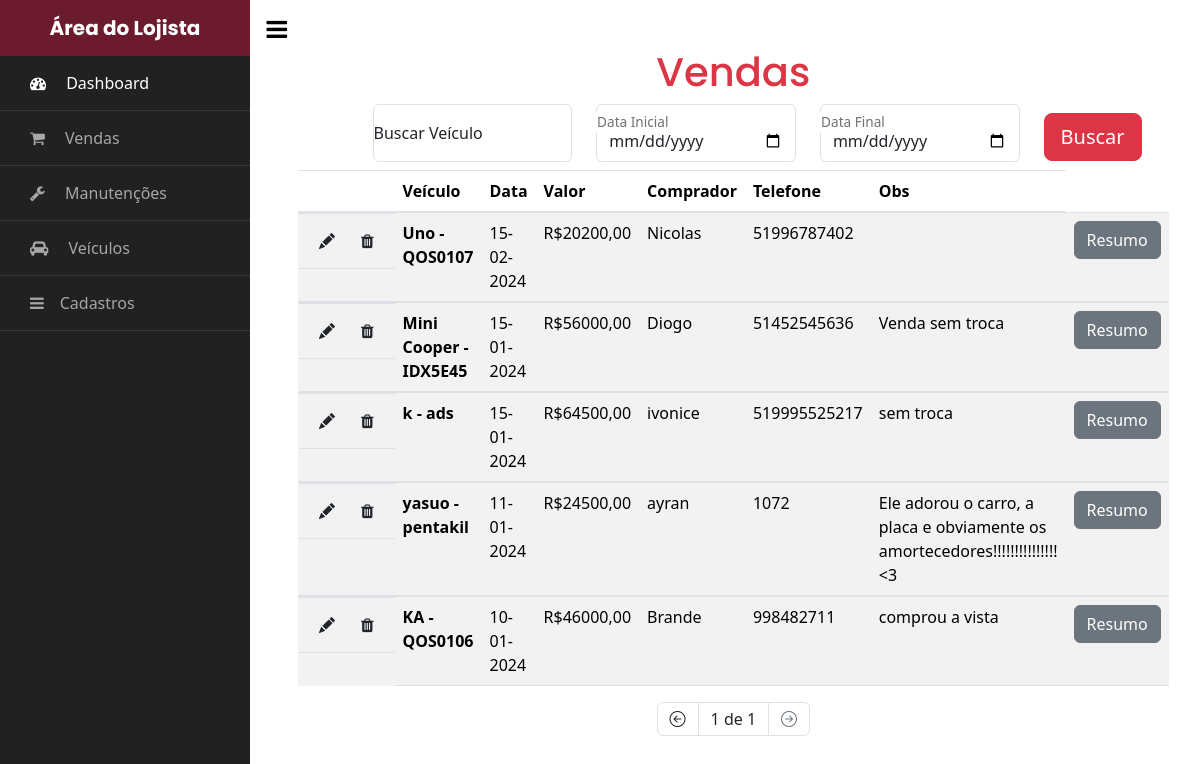
The page /area_do_lojista/vendas/ (signed in) on the database its author committed.
### gestao/models.py (models this page shows, shortened)
class Venda(models.Model):
    id = models.AutoField(primary_key=True)
    veiculo = models.OneToOneField('veiculos.Veiculo', on_delete=models.PROTECT, related_name='venda_veiculo')
    valor_venda = models.DecimalField(max_digits=10, decimal_places=2, blank=True, null=True)
    data_venda = models.DateField()
    comprador = models.CharField(max_length=50, blank=True, null=True)
    contato = models.CharField(max_length=50, blank=True, null=True)
    observacoes = models.TextField(blank=True, null=True)

### veiculos/models.py (models this page shows)
class Veiculo(models.Model):
    id = models.AutoField(primary_key=True)
    marca = models.ForeignKey(Marca, on_delete=models.PROTECT, related_name='marca')
    modelo = models.CharField(max_length=50)
    ano = models.IntegerField(blank=True, null=True)
    placa = models.CharField(max_length=8, blank=True, null=True, unique=True)
    cor = models.CharField(max_length=50, blank=True, null=True)
    acessorios = models.ManyToManyField(Acessorio, related_name='acessorios')
    data_insercao = models.DateTimeField(auto_now_add=True)
    km = models.IntegerField(blank=True, null=True)
    vendido = models.BooleanField(default=False)
    valor = models.DecimalField(max_digits=10, decimal_places=2, blank=True, null=True)
    foto_capa = models.ImageField(upload_to='media/', blank=True, null=True)
    valor_compra = models.DecimalField(max_digits=10, decimal_places=2, blank=True, null=True)
    CAMBIO_CHOICES = [
        ('Automático', 'Automático'),
        ('Manual', 'Manual'),
    ]
    cambio = models.CharField(
        max_length=20,
        choices=CAMBIO_CHOICES,
        default='Manual',  # Pode definir o valor padrão se desejar
    )
    DIRECAO_CHOICES = [
        ('Hidráulica', 'Hidráulica'),
        ('Elétrica', 'Elétrica'),
        ('Mecânica', 'Mecânica'),
    ]
    direcao = models.CharField(
        max_length=20,
        choices=DIRECAO_CHOICES,
        default='Hidráulica',
    )
    def __str__(self):
        return self.modelo + ' - ' + self.placa

### gestao/views.py (the view)
# urls.py: path('vendas/', Lista_Vendas.as_view(), name='lista_vendas'),
@method_decorator(login_required(login_url='login'), name='dispatch')
class Lista_Vendas(ListView):
    model = Venda
    template_name = 'lista_vendas.html'
    context_object_name = 'vendas'
    paginate_by = 15
    def get_queryset(self):
        venda = super(Lista_Vendas, self).get_queryset()
        search = self.request.GET.get('search')
        start_date = self.request.GET.get('start_date')
        end_date = self.request.GET.get('end_date')
        if search and start_date and end_date:
            venda = venda.filter(veiculo__modelo__icontains=search, data_venda__range=[start_date, end_date]).order_by('-data_venda')
        elif search and start_date:
            venda = venda.filter(veiculo__modelo__icontains=search, data_venda__gte=start_date).order_by('-data_venda')
        elif search and end_date:
            venda = venda.filter(veiculo__modelo__icontains=search, data_venda__lte=end_date).order_by('-data_venda')
        elif start_date and end_date:
            venda = venda.filter(data_venda__range=[start_date, end_date]).order_by('-data_venda')
        elif search:
            venda = venda.filter(veiculo__modelo__icontains=search).order_by('-data_venda')
        elif start_date:
            venda = venda.filter(data_venda__gte=start_date).order_by('-data_venda')
        elif end_date:
            venda = venda.filter(data_venda__lte=end_date).order_by('-data_venda')
        else:
            venda = venda.order_by('-data_venda')
        return venda

### gestao/templates/lista_vendas.html (shortened to what this page needs)
{% extends 'base_lojista.html' %}
{% block content %}
<h1 class="text-center text-danger">Vendas</h1>
  <form method="GET" action="{% url 'lista_vendas' %}" class="row justify-content-center d-flex flex-wrap">
    <div class="col-11 col-sm-4 col-md-4 col-lg-3 mb-2 form-floating">
              <input type="text" name="search" id="search" class="form-control col" placeholder="Search" value="{{ request.GET.search|default:'' }}">
              <label class="form-label" for="Search">Buscar Veículo</label>
      </div>
    <div class="form-floating col-11 col-sm-4 col-md-4 col-lg-3 mb-2">
        <input type="date" name="start_date" id="start_date" class="form-control col" placeholder="start_date" value="{{ request.GET.start_date|default:'' }}">
        <label for="start_date">Data Inicial</label>
    </div>
    <div class="form-floating col-11 col-sm-4 col-md-4 col-lg-3 mb-2">
        <input type="date" name="end_date" id="end_date" class="form-control col" aria-label="Data-final" value="{{ request.GET.end_date|default:'' }}">
        <label class="form-label" for="end_date">Data Final</label>
    </div>
    <div class="col-3 col-lg-1 col-md-2 col-sm-2 align-self-center">
        <button type="submit" class="btn btn-danger btn-lg ">Buscar</button>
    </div>
  </form>
    <table class="table table-striped table-responsive-md">
        <thead>
            <tr>
                <th s></th>
                <th>Veículo</th>
                <th>Data</th>
                <th>Valor</th>
                <th>Comprador</th>
                <th>Telefone</th>
                <th>Obs</th>
            </tr>
        </thead>
        <tbody>
            {% for venda in vendas %}
                <tr>
                  <td class="d-flex flex-nowrap">
                    <a href="{% url 'editar_venda' venda.id %}"><button class="btn" type="button"><i class="bi bi-pencil-fill"></i></button></a>
                    <button class="btn" type="button" data-bs-toggle="modal" data-bs-target="#deleteModal{{venda.id}}"> <i class="fa fa-trash link-offset-3-hover"></i></button>
                  </td>
                    <th scope="row">{{ venda.veiculo }}</th>
                    <td>{{ venda.data_venda|date:"d-m-Y" }}</td>
                    <td>R${{ venda.valor_venda }}</td>
                    <td>{{ venda.comprador }}</td>
                    <td>{{ venda.contato }}</td>
                    <td>{{ venda.observacoes }}</td>
                    <td>
                        <a href="{% url 'resumo_venda' venda.id %}" class="btn btn-secondary">Resumo</a>
                    </td>
                </tr>
  </div>
      {% endfor %}
<nav aria-label="Page navigation example">
  <ul class="pagination justify-content-center">
    {% if page_obj.has_previous %}
      <li class="page-item">
        <a class="page-link link-dark" href="?search={{ request.GET.search|default:'' }}&start_date={{ request.GET.start_date|default:'' }}&end_date={{ request.GET.end_date|default:'' }}&page=1"><i class="bi bi-chevron-double-left"></i></a>
      </li>
      <li class="page-item">
        <a class="page-link link-dark" href="?search={{ request.GET.search|default:'' }}&start_date={{ request.GET.start_date|default:'' }}&end_date={{ request.GET.end_date|default:'' }}&page={{ page_obj.previous_page_number }}"><i class="bi bi-arrow-left-circle"></i></a>
      </li>
    {% else %}
      <li class="page-item disabled">
        <span class="page-link link-dark"><i class="bi bi-arrow-left-circle"></i></span>
      </li>
    {% endif %}
    <li class="page-item">
      <span class="page-link current link-dark">
        {{ page_obj.number }} de {{ page_obj.paginator.num_pages }}
      </span>
    </li>
    {% if page_obj.has_next %}
      <li class="page-item">
        <a class="page-link link-dark" href="?search={{ request.GET.search|default:'' }}&start_date={{ request.GET.start_date|default:'' }}&end_date={{ request.GET.end_date|default:'' }}&page={{ page_obj.next_page_number }}"><i class="bi bi-arrow-right-circle"></i></a>
      </li>
      <li class="page-item">
        <a class="page-link link-dark" href="?search={{ request.GET.search|default:'' }}&start_date={{ request.GET.start_date|default:'' }}&end_date={{ request.GET.end_date|default:'' }}&page={{ page_obj.paginator.num_pages }}"><i class="bi bi-chevron-double-right"></i></a>
      </li>
    {% else %}
      <li class="page-item disabled">
        <span class="page-link"><i class="bi bi-arrow-right-circle"></i></span>
      </li>
    {% endif %}
  </ul>
</nav>
{% endblock %}

### app/templates/base_lojista.html (style rules this page uses)
a { text-decoration: none; }

### rows shown on the page
Venda: veiculo "Uno - QOS0107", data_venda "15-02-2024", valor_venda "20200,00", comprador "Nicolas", contato "51996787402"
Venda: veiculo "Mini Cooper - IDX5E45", data_venda "15-01-2024", valor_venda "56000,00", comprador "Diogo", contato "51452545636", observacoes "Venda sem troca"
Venda: veiculo "k - ads", data_venda "15-01-2024", valor_venda "64500,00", comprador "ivonice", contato "519995525217", observacoes "sem troca"
Venda: veiculo "yasuo - pentakil", data_venda "11-01-2024", valor_venda "24500,00", comprador "ayran", contato "1072", observacoes "Ele adorou o carro, a placa e obviamente os amortecedores!!!!!!!!!!!!!!! <3"
Venda: veiculo "KA - QOS0106", data_venda "10-01-2024", valor_venda "46000,00", comprador "Brande", contato "998482711", observacoes "comprou a vista"

### other values the page prints
{{ page_obj.number }} "1"
{{ page_obj.paginator.num_pages }} "1"
